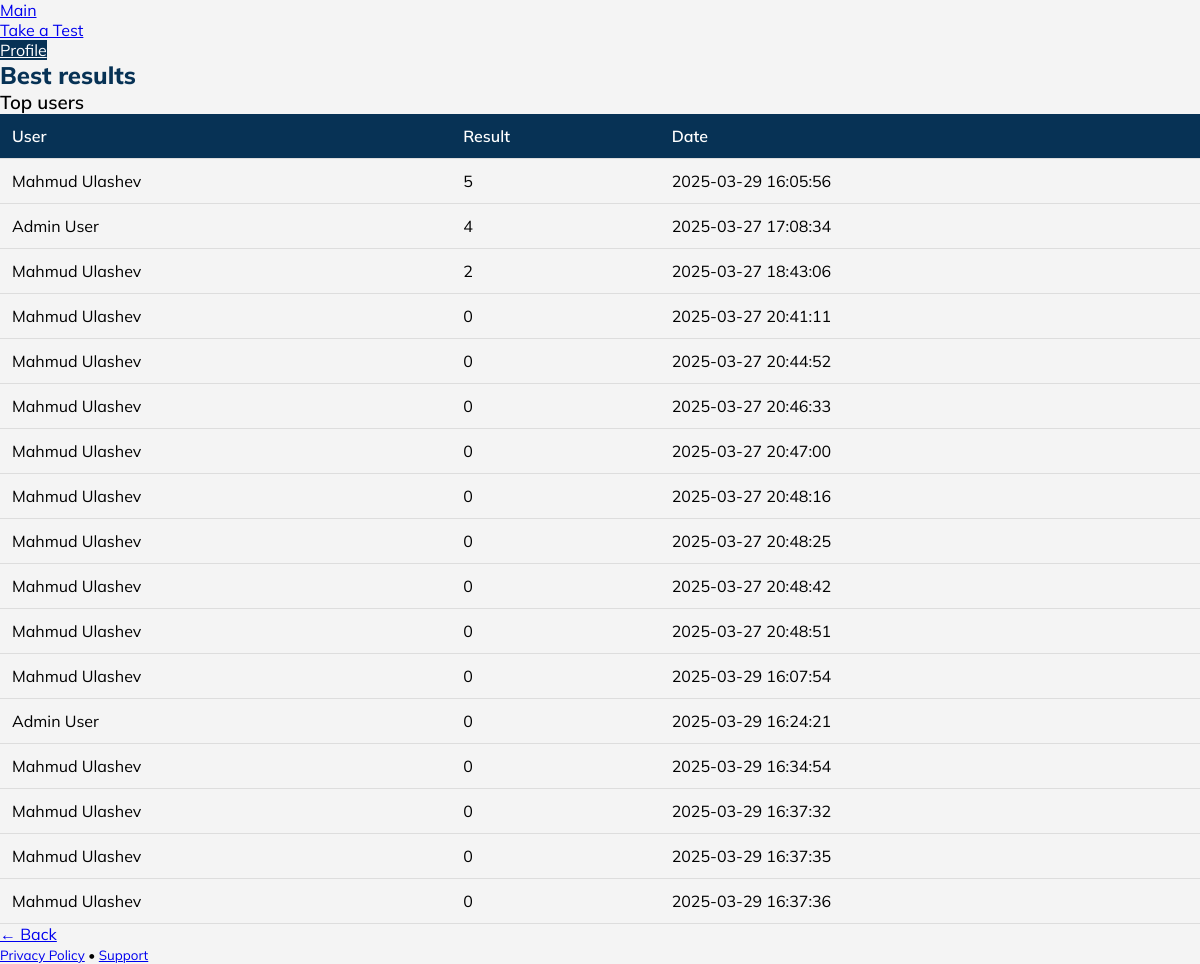
The page /leaderboard on the database as committed earlier.
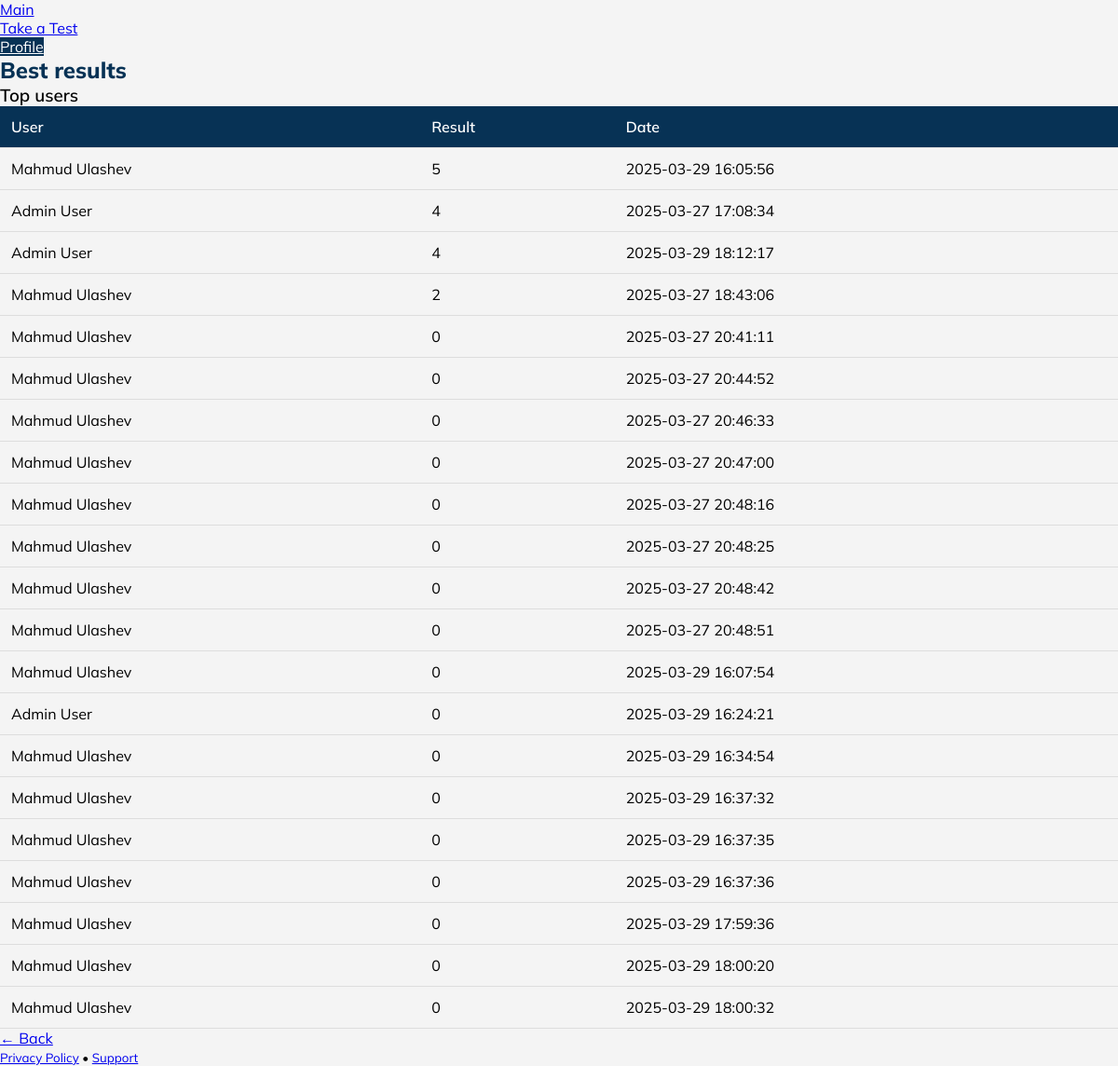
The same page on the database as committed later.
### tables this page shows
CREATE TABLE results (
    id INTEGER PRIMARY KEY AUTOINCREMENT,
    user_id INTEGER NOT NULL,
    ball INTEGER NOT NULL,
    test_date TEXT NOT NULL,
    FOREIGN KEY (user_id) REFERENCES users(id)
);

CREATE TABLE users (
    id INTEGER PRIMARY KEY AUTOINCREMENT,
    first_name TEXT NOT NULL,
    last_name TEXT NOT NULL,
    username TEXT UNIQUE NOT NULL,
    password TEXT NOT NULL,
    is_admin INTEGER DEFAULT 0
);

### app.py (the view)
@app.route("/leaderboard")
def leaderboard():
    conn = conn_databaza()
    cursor = conn.cursor()
    cursor.execute("""
        SELECT users.first_name, users.last_name, results.ball, results.test_date
        FROM results
        JOIN users ON results.user_id = users.id
        ORDER BY results.ball DESC, results.test_date ASC
    """)
    leaders = cursor.fetchall()
    conn.close()
    return render_template("leaderboard.html", leaders=leaders)

### app.py (called while the page is built)
def conn_databaza():
    conn = sqlite3.connect("users.db")
    conn.row_factory = sqlite3.Row
    return conn

### templates/leaderboard.html (shortened to what this page needs)
<!DOCTYPE html>
<html lang="en">
<head>
    <link rel="stylesheet" href="https://cdn.jsdelivr.net/npm/@picocss/pico@1/css/pico.min.css">
    <link rel="stylesheet" href="/static/profile.css">
</head>
<body>
    <div class="header-wrapper">
        <nav class="container">
            <ul>
                <li><a href="/">Main</a></li>
            </ul>
            <ul>
                <li><a href="/test-cover">Take a Test</a></li>
                <li><a  class="profile" href="/profile">Profile</a></li>
            </ul>
        </nav>
    </div>
    <main class="container">
        <section>
            <hgroup>
                <h2>Best results</h2>
                <h3>Top users</h3>
            </hgroup>
            <table>
                <thead>
                    <tr>
                        <th>User</th>
                        <th>Result</th>
                        <th>Date</th>
                    </tr>
                </thead>
                <tbody>
                    {% for leader in leaders %}
                    <tr>
                        <td>{{ leader["first_name"] }} {{ leader["last_name"] }}</td>
                        <td>{{ leader["ball"] }}</td>
                        <td>{{ leader["test_date"] }}</td>
                    </tr>
                    {% endfor %}
                </tbody>
            </table>
            <a href="/" role="button">← Back</a>
        </section>
    </main>
    <footer class="container">
        <small><a href="#">Privacy Policy</a> • <a href="#">Support</a></small>
    </footer>
</body>
</html>

### static/profile.css (style rules this page uses)
*, html { margin: 0; padding: 0; box-sizing: border-box; }
.container { max-width: 1200px; margin: 0 auto; }
body { font-family: 'Mulish', sans-serif; background: #f4f4f4; }
main { margin-top: 30px; }
hgroup h2 { font-weight: 800; color: #073255; }
hgroup h3 { font-weight: 600; color:black; }
h3 { color: black; }
table { width: 100%; border-collapse: collapse; }
table th, table td { padding: 12px; border-bottom: 1px solid #ddd; text-align: left; color: black; }
table th { background: #073255; font-weight: 600; color: white; }
.profile { background-color: #073255; color: white; }

Rows that differ between the two databases and show on the page:
added results: first_name "Admin", last_name "User", ball "4", test_date "2025-03-29 18:12:17"
added results: first_name "Mahmud", last_name "Ulashev", ball "0", test_date "2025-03-29 17:59:36"
added results: first_name "Mahmud", last_name "Ulashev", ball "0", test_date "2025-03-29 18:00:20"
added results: first_name "Mahmud", last_name "Ulashev", ball "0", test_date "2025-03-29 18:00:32"
